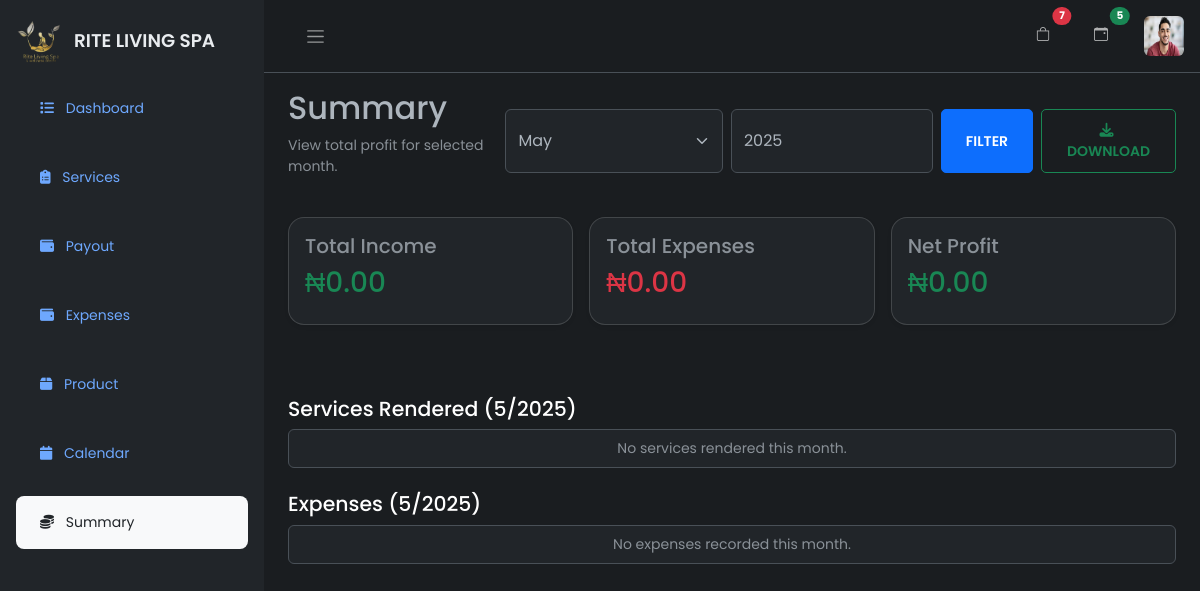
Page /profit-summary/ (signed in) on the earlier database version.
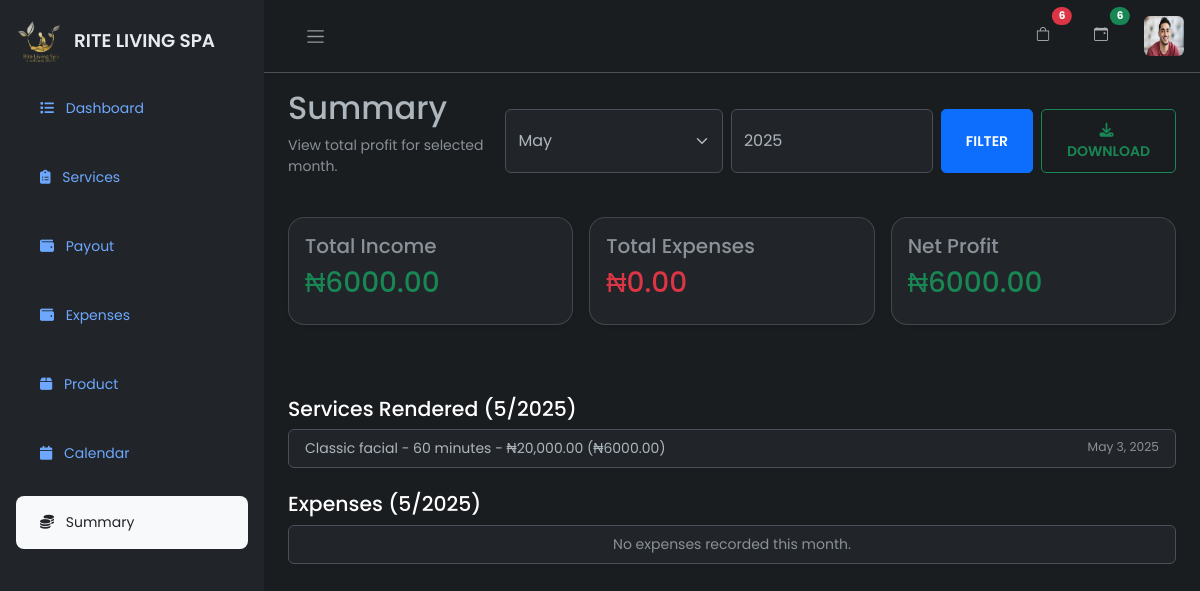
Same page on the later database version.
### firstApp/models.py (models this page shows, shortened)
class ServiceRendered(models.Model):
    staff_name = models.ForeignKey(CustomUser, on_delete=models.SET_NULL, null=True, blank=True, limit_choices_to={'is_not_secretary': True})
    amount = models.DecimalField(max_digits=10, decimal_places=2)
    PAYMENT_CHOICES = [
        ('cash', 'Cash'),
        ('pos', 'POS'),
        ('transfer', 'Transfer'),
    ]
    mode_of_payment = models.CharField(max_length=10, choices=PAYMENT_CHOICES)
    SERVICE_TYPE_CHOICES = [
        ('solo', 'Solo'),
        ('contract', 'Contract'),
    ]
    service_type = models.CharField(max_length=10, choices=SERVICE_TYPE_CHOICES)
    SERVICE_TYPE_RENDERED = [
        ('Swedish massage - 50 minutes - ₦25,000.00', 'Swedish massage - 50 minutes - ₦25,000.00'),
        ('Deep tissue massage - 1 hour - ₦30,000.00', 'Deep tissue massage - 1 hour - ₦30,000.00'),
        ('Hot stone massage - 1 hour - ₦35,000.00', 'Hot stone massage - 1 hour - ₦35,000.00'),
        ('Aroma therapy massage - 1 hour - ₦40,000.00', 'Aroma therapy massage - 1 hour - ₦40,000.00'),
        ('Couple massage with host stone - 1 hour - ₦70,000.00', 'Couple massage with host stone - 1 hour - ₦70,000.00'),
        ('Feet/reflexology - 20 minutes - ₦15,000.00', 'Feet/reflexology - 20 minutes - ₦15,000.00'),
        ('Back massage - 20 minutes - ₦15,000.00', 'Back massage - 20 minutes - ₦15,000.00'),
        ('Kid massage - 20 minutes - ₦10,000.00', 'Kid massage - 20 minutes - ₦10,000.00'),
        ('Classic facial - 60 minutes - ₦20,000.00', 'Classic facial - 60 minutes - ₦20,000.00'),
        ('Glowing facial - 60 minutes - ₦25,000.00', 'Glowing facial - 60 minutes - ₦25,000.00'),
        ('RF facial - 75 minutes - ₦30,000.00', 'RF facial - 75 minutes - ₦30,000.00'),
        ('Anti-aging facial - 90 minutes - ₦30,000.00', 'Anti-aging facial - 90 minutes - ₦30,000.00'),
        ('Acne treatment facial - 60 minutes - ₦30,000.00', 'Acne treatment facial - 60 minutes - ₦30,000.00'),
        ('Sugar body scrub - 60 minutes - ₦40,000.00', 'Sugar body scrub - 60 minutes - ₦40,000.00'),
        ('Moroccan body scrub - 60 minutes - ₦50,000.00', 'Moroccan body scrub - 60 minutes - ₦50,000.00'),
        ('Teeth whitening - 60 minutes - ₦30,000.00', 'Teeth whitening - 60 minutes - ₦30,000.00'),
        ('Full body wax - ₦60,000.00', 'Full body wax - ₦60,000.00'),
        ('Full leg wax - ₦20,000.00', 'Full leg wax - ₦20,000.00'),
        ('Half leg wax - ₦10,000.00', 'Half leg wax - ₦10,000.00'),
        ('Full hand wax - ₦20,000.00', 'Full hand wax - ₦20,000.00'),
        ('Half hand wax - ₦10,000.00', 'Half hand wax - ₦10,000.00'),
        ('Under arm wax - ₦10,000.00', 'Under arm wax - ₦10,000.00'),
        ('Brazilian wax (Bikini) - ₦20,000.00', 'Brazilian wax (Bikini) - ₦20,000.00'),
        ('Chin wax - ₦3,000.00', 'Chin wax - ₦3,000.00'),
        ('Upper lip wax - ₦3,000.00', 'Upper lip wax - ₦3,000.00'),
        ('Eye brow waxing - ₦8,000.00', 'Eye brow waxing - ₦8,000.00'),
        ('Vagina steam - ₦15,000.00', 'Vagina steam - ₦15,000.00'),
        ('Sauna - ₦10,000.00', 'Sauna - ₦10,000.00'),
        ('Pedicure & manicure - ₦15,000.00', 'Pedicure & manicure - ₦15,000.00'),
        ('Steam - ₦10,000.00', 'Steam - ₦10,000.00'),
    ]
    service_rendered = models.CharField(max_length=200, null=True, blank=True, choices=SERVICE_TYPE_RENDERED)
    service_date = models.DateField(auto_now_add=True)
    description = models.TextField(null=True, blank=True)
    staff_role = models.CharField(max_length=100, null=True, blank=True)
    customer_name = models.CharField(max_length=255, null=True, blank=True)
    invoice_number = models.CharField(max_length=50, unique=True, null=True, blank=True)
    created_at = models.DateTimeField(auto_now_add=True)
    PAYMENT_STATUS_CHOICES = [
        ('pending', 'Pending'),
        ('confirmed', 'Confirmed'),
    ]
    payment_status = models.CharField(max_length=10, choices=PAYMENT_STATUS_CHOICES, default='pending')
    class Meta:
        verbose_name = "Service Rendered"
        verbose_name_plural = "Services Rendered"
        ordering = ['-service_date']

### firstApp/decorators.py (the view)
    def _wrapped_view(request, *args, **kwargs):
        if not (request.user.is_admin or request.user.is_secretary):
            return HttpResponseForbidden("You are not authorized to view this page.")
        return view_func(request, *args, **kwargs)

### firstApp/templates/auth/summary.html (shortened to what this page needs)
{% extends 'auth/maindash.html' %}
{% load static %}
{% block content %}
<div class="main">
    {% include 'auth/nav.html' %}
    <main class="content px-4 py-3" style="max-height: 90vh; overflow-y: auto;">
        <div class="mb-4 d-flex justify-content-between align-items-center">
            <div>
                <h2>Summary</h2>
                <p class="text-muted">View total profit for selected month.</p>
            </div>
            <div class="d-flex" style="max-width: 800px;">
                <form method="get" class="d-flex me-2" action="">
                    <select name="month" class="form-select me-2" required>
                        {% for number, name in months %}
                            <option value="{{ number }}" {% if selected_month == number %}selected{% endif %}>
                                {{ name }}
                            </option>
                        {% endfor %}
                    </select>
                    <input type="number" name="year" class="form-control me-2" placeholder="Year" value="{{ selected_year }}" required>
                    <button type="submit" class="btn btn-primary">Filter</button>
                </form>
                <form method="get" action="{% url 'download_report' %}">
                    <button type="submit" class="btn btn-outline-success">
                        <i class="fa-solid fa-download me-1"></i> Download
                    </button>
                </form>
            </div>
        </div>
        <div class="row g-3">
            <div class="col-md-4">
                <div class="card shadow-sm p-3 rounded-4">
                    <h5 class="text-muted">Total Income</h5>
                    <h3 class="text-success">₦{{ total_income|floatformat:2 }}</h3>
                </div>
            </div>
            <div class="col-md-4">
                <div class="card shadow-sm p-3 rounded-4">
                    <h5 class="text-muted">Total Expenses</h5>
                    <h3 class="text-danger">₦{{ total_expenses|floatformat:2 }}</h3>
                </div>
            </div>
            <div class="col-md-4">
                <div class="card shadow-sm p-3 rounded-4">
                    <h5 class="text-muted">Net Profit</h5>
                    {% if profit >= 0 %}
                        <h3 class="text-success">₦{{ profit|floatformat:2 }}</h3>
                    {% else %}
                        <h3 class="text-danger">₦{{ profit|floatformat:2 }}</h3>
                    {% endif %}
                </div>
            </div>
        </div>
        <div class="mt-5">
            <h4>Services Rendered ({{ selected_month }}/{{ selected_year }})</h4>
            <ul class="list-group">
                {% for service in services %}
                    <li class="list-group-item d-flex justify-content-between">
                        <span>{{ service.service_rendered }} (₦{{ service.amount|floatformat:2 }})</span>
                        <small class="text-muted">{{ service.service_date }}</small>
                    </li>
                {% empty %}
                    <li class="list-group-item text-center text-muted">No services rendered this month.</li>
                {% endfor %}
            </ul>
            <h4 class="mt-4">Expenses ({{ selected_month }}/{{ selected_year }})</h4>
            <ul class="list-group">
                {% for expense in expenses %}
                    <li class="list-group-item d-flex justify-content-between">
                        <span>{{ expense.category }} - {{ expense.description }} (₦{{ expense.amount|floatformat:2 }})</span>
                        <small class="text-muted">{{ expense.date|date:"M d, Y" }}</small>
                    </li>
                {% empty %}
                    <li class="list-group-item text-center text-muted">No expenses recorded this month.</li>
                {% endfor %}
            </ul>
        </div>
    </main>
</div>
{% endblock %}

### firstApp/templates/auth/nav.html (shortened to what this page needs)
{% load static %}
<nav class="navbar navbar-expand px-3 border-bottom">
    <button class="btn" id="sidebar-toggle" type="button">
        <span class="navbar-toggler-icon"></span>
    </button>
    <div class="navbar-collapse navbar">
        <ul class="navbar-nav">
            {% if request.user.is_secretary or request.user.is_superuser %}
            <li class="nav-item position-relative me-4">
                <a href="#" class="nav-link d-flex align-items-center" data-bs-toggle="modal"
                    data-bs-target="#ordersModal">
                    <i class="bi bi-bag me-1"></i>
                    <span class="position-absolute top-0 start-100 translate-middle badge rounded-pill bg-danger">
                        {{ order_count }}
                    </span>
                </a>
            </li>
            <li class="nav-item position-relative me-4">
                <a href="#" class="nav-link d-flex align-items-center" data-bs-toggle="modal"
                    data-bs-target="#sessionsModal">
                    <i class="bi bi-calendar-event me-1"></i>
                    {% if total_bookings > 0 %}
                    <span class="position-absolute top-0 start-100 translate-middle badge rounded-pill bg-success">
                        {{ total_bookings }}
                    </span>
                    {% endif %}
                </a>
            </li>
            {% endif %}
            <li class="nav-item dropdown">
                <a href="#" data-bs-toggle="dropdown" class="nav-icon pe-md-0">
                    <img src="{% if request.user.profile.profile_picture %}{{ request.user.profile.profile_picture.url }}{% else %}{% static 'firstApp/images/defaultprofile.png' %}{% endif %}"
                        class="avatar img-fluid rounded" alt="Profile Picture">
                </a>
            </li>
        </ul>
    </div>
</nav>

Differences in the rows shown:
added ServiceRendered: service_rendered "Classic facial - 60 minutes - ₦20,000.00", amount "6000.00", service_date "May 3, 2025"
Other differences:
{{ order_count }}: "7" → "6"
{{ total_bookings }}: "5" → "6"
{{ total_income|floatformat:2 }}: "0.00" → "6000.00"
{{ profit|floatformat:2 }}: "0.00" → "6000.00"
text no longer shown: "No services rendered this month."
